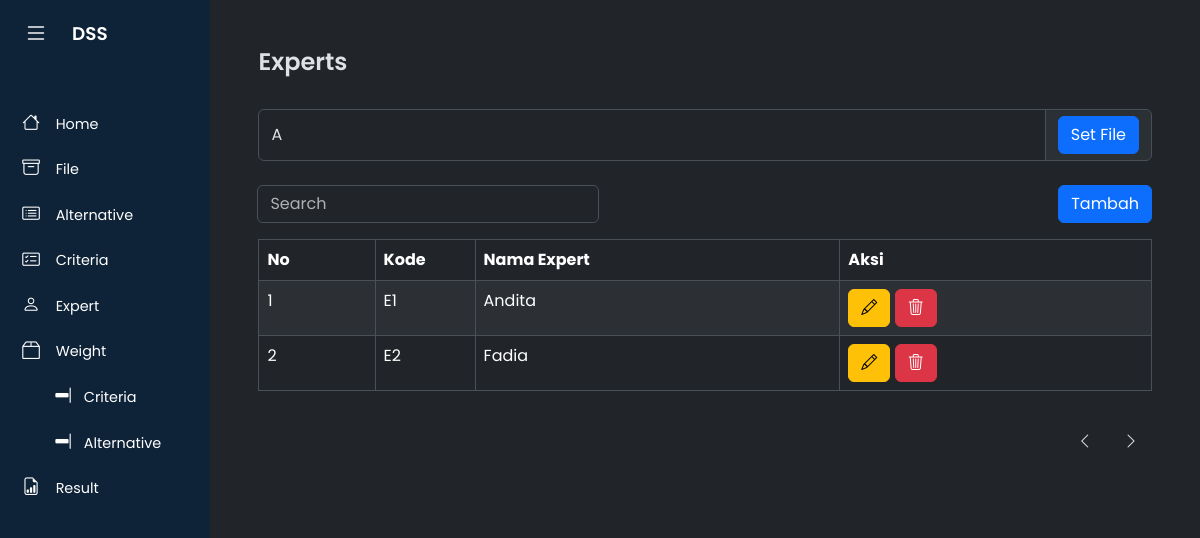
/?m=experts&periode=2024-11-14, run on the app's committed database.
### tables this page shows
CREATE TABLE `tb_experts` (
  `kode_expert` varchar(16) NOT NULL,
  `tanggal` date NOT NULL,
  `nama_expert` varchar(256) NOT NULL
);

### config.php (called while the page is built)
<?php
$config["server"] = 'localhost';
$config["username"] = 'root';
$config["password"] = '';
$config["database_name"] = 'dbfahpvik';
?>

### functions.php (called while the page is built, shortened)
<?php
include 'config.php';
include 'includes/db.php';
$db = new DB($config['server'], $config['username'], $config['password'], $config['database_name']);
function _get($key, $val = null)
{
    if (isset($_GET[$key]))
        return $_GET[$key];
    else
        return $val;
}

### includes/db.php (called while the page is built, shortened)
<?php
class DB
{
    var $conn = null;
    public function __construct($host, $username, $passwd, $dbname)
    {
        $this->conn = mysqli_connect($host, $username, $passwd, $dbname);
    }
    public function query($sql)
    {
        $query = mysqli_query($this->conn, $sql) or die('<pre>Error mysqli_query: ' . mysqli_error($this->conn) . '<br />' . $sql . '</pre>');
        return $query;
    }
    public function get_results($sql)
    {
        $query = $this->query($sql);
        $arr = array();
        while ($row = mysqli_fetch_object($query)) {
            $arr[] = $row;
        }
        return $arr;
    }
}

### experts.php (the view, shortened to what this page needs)
<h1>Experts</h1>
<form class="mt-4" action="" method="get">
    <?php
    $periodes = $db->get_results("SELECT * FROM tb_periode ORDER BY tanggal");
    ?>
    <div class="input-group">
        <select class="form-control" name="periode">
            <?php foreach ($periodes as $periode) { ?>
                <option value="<?= $periode->tanggal ?>" <?= $periode->tanggal == _get('periode') ? 'selected' : '' ?>><?= $periode->nama ?></option>
            <?php } ?>
        </select>
        <div class="input-group-text">
            <button class="btn btn-primary" type="submit" href="?m=alternatif&periode=<?= _get('periode')?>">Set File</button>
        </div>
    </div>
</form>
<div class="mt-2">
    <div class="py-3">
        <form class="input-group d-flex justify-content-between">
            <div class="form-group">
                <input class="form-control" type="text" placeholder="Search" name="q" value="<?= _get('q') ?>" />
            </div>
            <div class="form-group">
                <a class="btn btn-primary" href="<?= $_GET['periode'] ? '?m=experts_tambah&periode=' . $_GET['periode'] : '' ?>"><span class="glyphicon glyphicon-plus"></span>Tambah</a>
            </div>
        </form>
    </div>
    <table class="table table-bordered table-hover table-striped", style="table-layout: auto">
        <thead>
            <tr>
                <th>No</th>
                <th>Kode</th>
                <th>Nama Expert</th>
                <th>Aksi</th>
            </tr>
        </thead>
        <?php
        $q = esc_field(_get('q'));
        $rows = $db->get_results("SELECT * FROM tb_experts WHERE nama_expert LIKE '%$q%' AND tanggal= '$PERIODE' ORDER BY kode_expert");
        $no = 0;
        foreach ($rows as $row) : ?>
            <tr>
                <td><?= ++$no ?></td>
                <td style="width:100px"><?= $row->kode_expert ?></td>
                <td><?= $row->nama_expert ?></td>
                <td>
                    <a class="btn btn-xs btn-warning" href="?m=experts_ubah&ID=<?= $row->kode_expert ?>&periode=<?= _get('periode') ?>"><i class="bi bi-pencil"></i></a>
                    <a class="btn btn-xs btn-danger" href="aksi.php?act=experts_hapus&ID=<?= $row->kode_expert ?>&periode=<?= _get('periode') ?>" onclick="return confirm('Hapus data?')"><i class="bi bi-trash3"></i></a>
                </td>
            </tr>
        <?php endforeach ?>
    </table>
</div>
<div class="d-flex justify-content-end mt-3">
    <div style="d-flex">
        <a class="btn btn-default" href="index.php?m=kriteria&periode=<?= _get('periode')?>"><i class="bi bi-chevron-left"></i></a>
        <a class="btn btn-default" href="index.php?m=rel_kriteria&periode=<?= _get('periode')?>"><i class="bi bi-chevron-right"></i></a>
    </div>
</div>

### assets/css/style.css (style rules this page uses)
* { margin: 0; padding: 0; }
a { text-decoration: none; }
h1 { font-weight: 600; font-size: 1.5rem; }
body { height: 100%; font-family: 'Poppins', sans-serif; }

### data on the page
tb_experts: kode_expert "E1", nama_expert "Andita"
tb_experts: kode_expert "E2", nama_expert "Fadia"

### other printed values
form field periode "A"
